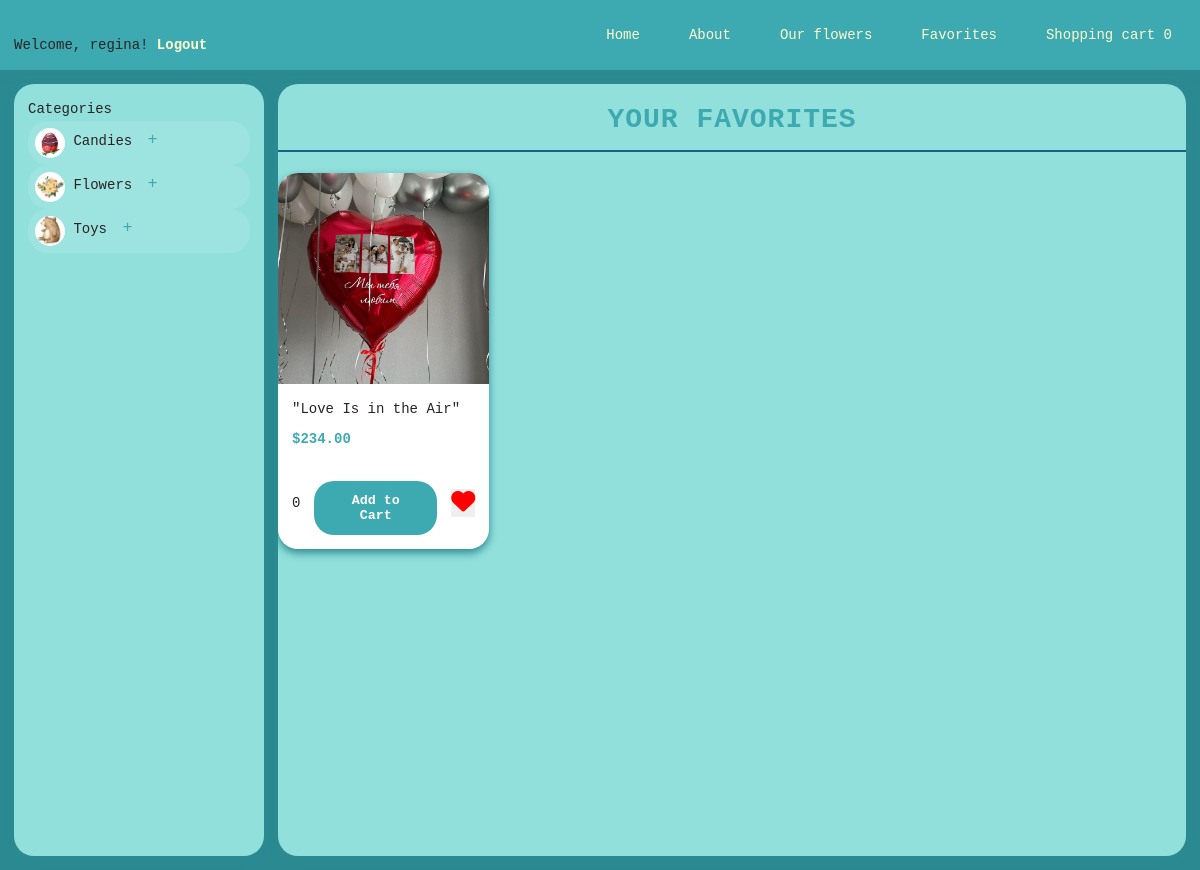
/favorites/ (signed in), run on an earlier commit of the app's database.
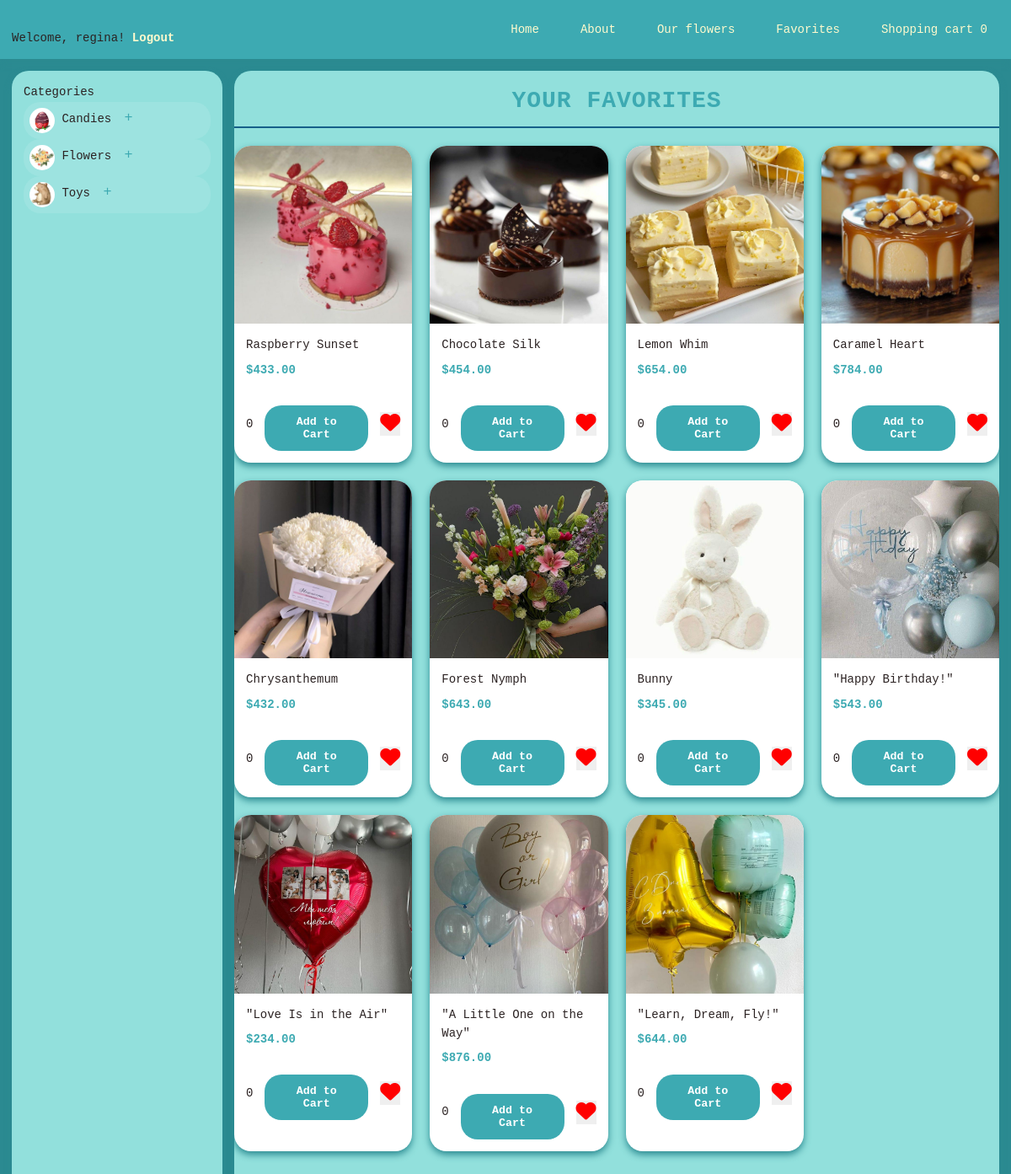
And on a later commit of the database.
### products/models.py (models this page shows, shortened)
class Category(models.Model):
    name = models.CharField(max_length=100, verbose_name='Category Name')
    description = models.TextField(blank=True, verbose_name='Category Description')
    image = models.ImageField(
        upload_to='category/',
        blank=True,
        verbose_name='Category Image'
    )
    class Meta:
        verbose_name = 'Category'
        verbose_name_plural = 'Categories'
        ordering = ['name']

class Product(models.Model):
    name = models.CharField(max_length=255, verbose_name='Product Name')
    subcategory = models.ForeignKey(SubCategory, on_delete=models.CASCADE,
                                   related_name='products', verbose_name='Subcategory')
    description = models.TextField(blank=True, verbose_name='Product Description')
    price = models.DecimalField(max_digits=10, decimal_places=2, verbose_name='Price')
    quantity = models.PositiveIntegerField(default=0, verbose_name='Quantity in Stock')
    image = models.ImageField(
        upload_to='products/',
        blank=True,
        verbose_name='Product Image'
    )
    available = models.BooleanField(default=True, verbose_name='Available')
    class Meta:
        verbose_name = 'Product'
        verbose_name_plural = 'Products'
        ordering = ['name']

### favorites/models.py (models this page shows, shortened)
class Favorite(models.Model):
    user = models.ForeignKey(User, on_delete=models.CASCADE, related_name='favorites')
    product = models.ForeignKey(Product, on_delete=models.CASCADE, related_name='favorites')
    class Meta:
        unique_together = ('user', 'product')

### favorites/views.py (the view)
# urls.py: path('', favorite_list, name='favorites'),
@login_required
def favorite_list(request):
    favorites = Favorite.objects.filter(user=request.user)
    cart_items = {}
    if request.user.is_authenticated:
        cart, created = Cart.objects.get_or_create(user=request.user)
        cart_items = {item.product.id: item.quantity for item in cart.items.all()}
    return render(request, 'favorites/favorite_list.html', {
        'favorites': favorites,
        'cart_items': cart_items,
        'favorite_products': Favorite.objects.filter(user=request.user).values_list('product', flat=True)
    })

### carts/templatetags/cart_filters.py (called while the page is built)
@register.filter
def get_item(dictionary, key):
    return dictionary.get(str(key), 0)

### products/context_processors.py (called while the page is built)
def categories(request):
    return {
        'categories': Category.objects.prefetch_related('subcategories').all()
    }

### templates/favorites/favorite_list.html (shortened to what this page needs)
{% extends 'home/layout.html' %}
{% load cart_filters %}
{% block content %}
<div class="favorites-page">
    <div class="page-header">
        <h1 class="page-title">Your Favorites</h1>
    </div>
    <div class="favorites-grid">
        {% if favorites %}
            {% for favorite in favorites %}
            <div class="favorite-card">
                <div class="favorite-image-container">
                    {% if favorite.product.image %}
                    <img src="{{ favorite.product.image.url }}" alt="{{ favorite.product.name }}" class="favorite-image" />
                    {% else %}
                    <div class="no-image">No image available</div>
                    {% endif %}
                </div>
                <div class="favorite-info">
                    <h2 class="favorite-name">{{ favorite.product.name }}</h2>
                    <p class="favorite-price">${{ favorite.product.price }}</p>
                    {% if user.is_authenticated %}
                    <div class="product-actions">
                        <span id="cart-item-{{ favorite.product.id }}">
                            {{ cart_items|get_item:favorite.product.id|default:0 }}
                        </span>
                        <button class="add-to-cart-btn" data-product-id="{{ favorite.product.id }}" data-url="{% url 'add_to_cart' %}">
                            Add to Cart
                        </button>
                        <button class="favorite-btn" data-product-id="{{ favorite.product.id }}">
                            <i class="{% if favorite.product.id in favorite_products %}fas fa-heart red{% else %}far fa-heart{% endif %}"></i>
                        </button>
                    </div>
                    {% endif %}
                </div>
            </div>
            {% endfor %}
        {% else %}
            <p class="no-favorites">No favorites yet.</p>
        {% endif %}
    </div>
</div>
{% endblock %}

### templates/home/layout.html (shortened to what this page needs)
{% load static %}
{% load cart_filters %}
<!DOCTYPE html>
<html lang="en">
    <head>
        <link rel="stylesheet" href="{% static 'home/css/reset.css' %}">
        <link rel="stylesheet" href="{% static 'home/css/layout.css' %}">
        <link rel="stylesheet" href="https://cdnjs.cloudflare.com/ajax/libs/font-awesome/6.0.0-beta3/css/all.min.css">
    </head>
    <body>
        <header class="header">
            <nav class="nav">
                <div class="auth-links">
                    {% if user.is_authenticated %}
                    <p class="welcome-msg">Welcome, <span class="username">{{ user.username }}</span>! <a
                            href="{% url 'users:logout' %}" class="auth-link">Logout</a></p>
                    {% else %}
                    <p class="auth-options">
                        <a href="{% url 'users:login' %}" class="auth-link">Login</a> |
                        <a href="{% url 'users:registration' %}" class="auth-link">Register</a>
                    </p>
                    {% endif %}
                </div>
                <div class="nav-links">
                    <div class="nav-item">
                        <a href="{% url '' %}" class="nav-link">Home</a>
                    </div>
                    <div class="nav-item">
                        <a href="{% url 'about' %}" class="nav-link">About</a>
                    </div>
                    <div class="nav-item">
                        <a href="{% url 'products' %}" class="nav-link">Our flowers</a>
                    </div>
                    {% if user.is_authenticated %}
                    <div class="nav-item">
                        <a href="{% url 'favorites' %}" class="nav-link">Favorites</a>
                    </div>
                    {% if user.is_authenticated %}
                    <div class="nav-item">
                        <a href="{% url 'cart' %}" class="nav-link">Shopping cart
                            <span id="cart-total-items" class="cart-count">
                                {% if cart_total_items %}{{ cart_total_items }}{% else %}0{% endif %}
                            </span>
                        </a>
                    </div>
                    {% endif %}
                    {% endif %}
                </div>
            </nav>
        </header>
        <div class="main-wrapper">
            <aside class="sidebar">
                <div class="categories">
                    <h3 class="categories-title">Categories</h3>
                    <ul class="categories-list">
                        {% for category in categories %}
                        <li class="category-item">
                            <div class="category-header">
                                {% if category.image %}
                                <img class="category-image" src="{{ category.image.url }}" alt="{{ category.name }}" />
                                {% endif %}
                                <a href="{% url 'category_view' category.id %}" class="category-link">{{ category.name}}</a>
                                {% if category.subcategories.all %}
                                <button class="toggle-subcategories">+</button>
                                {% endif %}
                            </div>
                        </li>
                        {% endfor %}
                    </ul>
                </div>
            </aside>
            <main class="main-content">
                {% block content %}
                {% endblock %}
            </main>
        </div>
    </body>
</html>

What changed in the data, as far as the page shows it:
added Favorite: product.image (picture), product.name "Raspberry Sunset", product.price "433.00", product "0"
added Favorite: product.image (picture), product.name "Chocolate Silk", product.price "454.00", product "0"
added Favorite: product.image (picture), product.name "Lemon Whim", product.price "654.00", product "0"
added Favorite: product.image (picture), product.name "Caramel Heart", product.price "784.00", product "0"
added Favorite: product.image (picture), product.name "Chrysanthemum", product.price "432.00", product "0"
added Favorite: product.image (picture), product.name "Forest Nymph", product.price "643.00", product "0"
added Favorite: product.image (picture), product.name "Bunny", product.price "345.00", product "0"
added Favorite: product.image (picture), product.name "\"Happy Birthday!\"", product.price "543.00", product "0"
added Favorite: product.image (picture), product.name "\"A Little One on the Way\"", product.price "876.00", product "0"
added Favorite: product.image (picture), product.name "\"Learn, Dream, Fly!\"", product.price "644.00", product "0"
